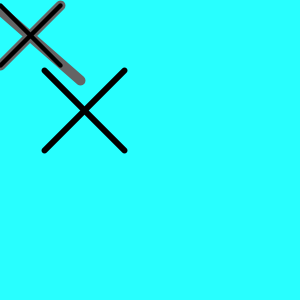
Frame 1 (no input)
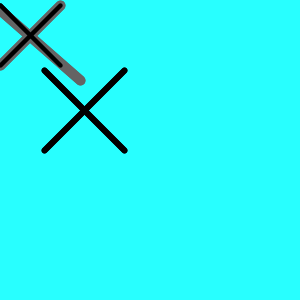
Frame 2 (the mouse pressed at the canvas centre, redrawn once)

The Processing sketch that drew these frames (run headless with seeded random() and noise(); the mouse was pressed at the canvas centre and the sketch redrawn once):

// Processing sketch: sketch_21_1
// ── sketch_21_1.pde
void setup() { 
  size(300, 300); 
  background(40,600,700,80);
  smooth(); 
  noLoop();
}
void draw() {
drawX(100); // Run first drawX()
drawX(4.4); // Run second drawX()
drawX(0, 6, 44, 70, 80); // Run third drawX()
}

   // Draw an X with the gray value set by the parameter
            void drawX(int gray) {
              stroke(gray);
              strokeWeight(10);
              line(0, 10, 80, 80);
              line(60, 5, 0, 65);
}
            // Draw a black X with the thickness set by the parameter
            void drawX(float weight) {
              stroke(0);
              strokeWeight(weight);
              line(0, 5, 60, 65);
              line(60, 5, 0, 65);
}
// Draws an X with the gray value, thickness,
// position, and size set by the parameters
void drawX(int gray, int weight, int x, int y, int s) {
              stroke(gray);
              strokeWeight(weight);
              line(x, y, x+s, y+s);
              line(x+s, y, x, y+s);
}
